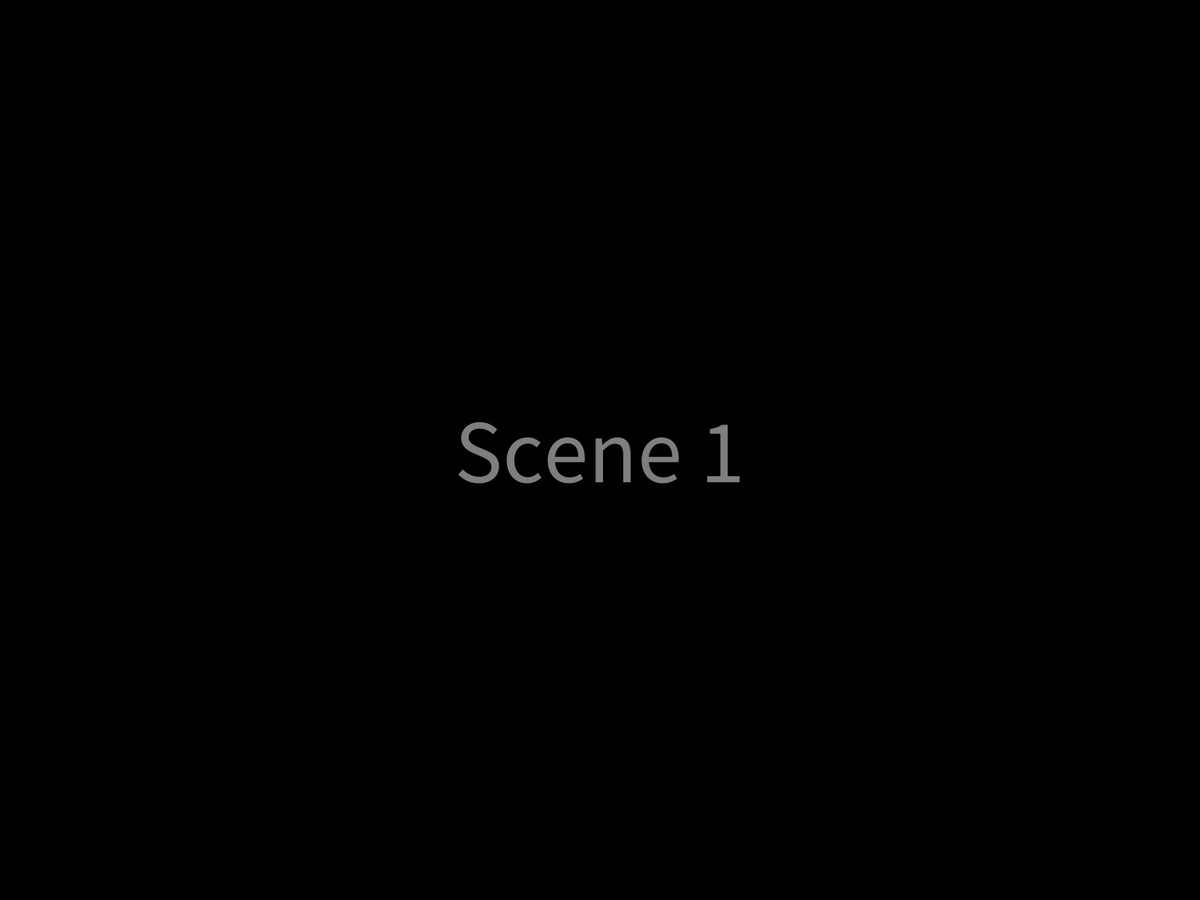
Frame 1 (no input)
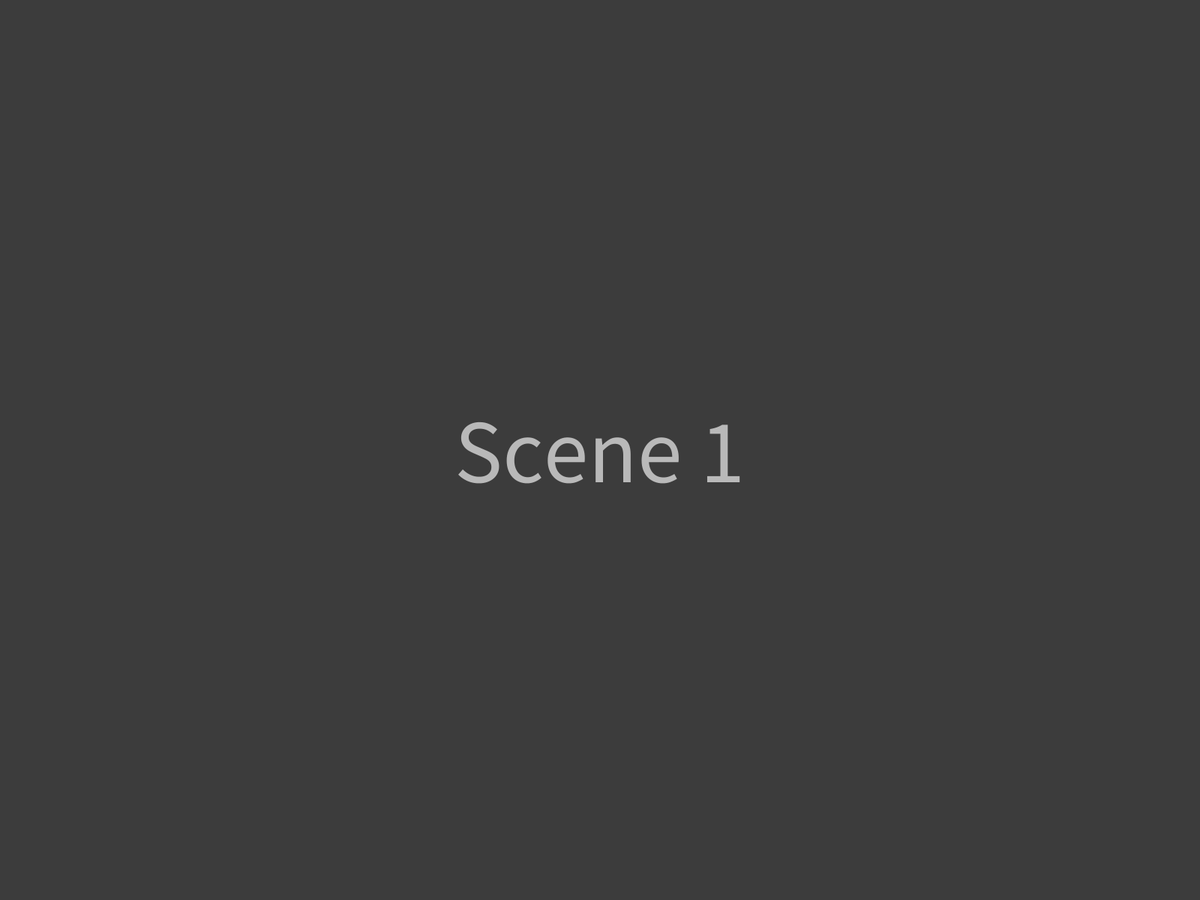
Frame 60 (the mouse pressed at the canvas centre just before this capture)
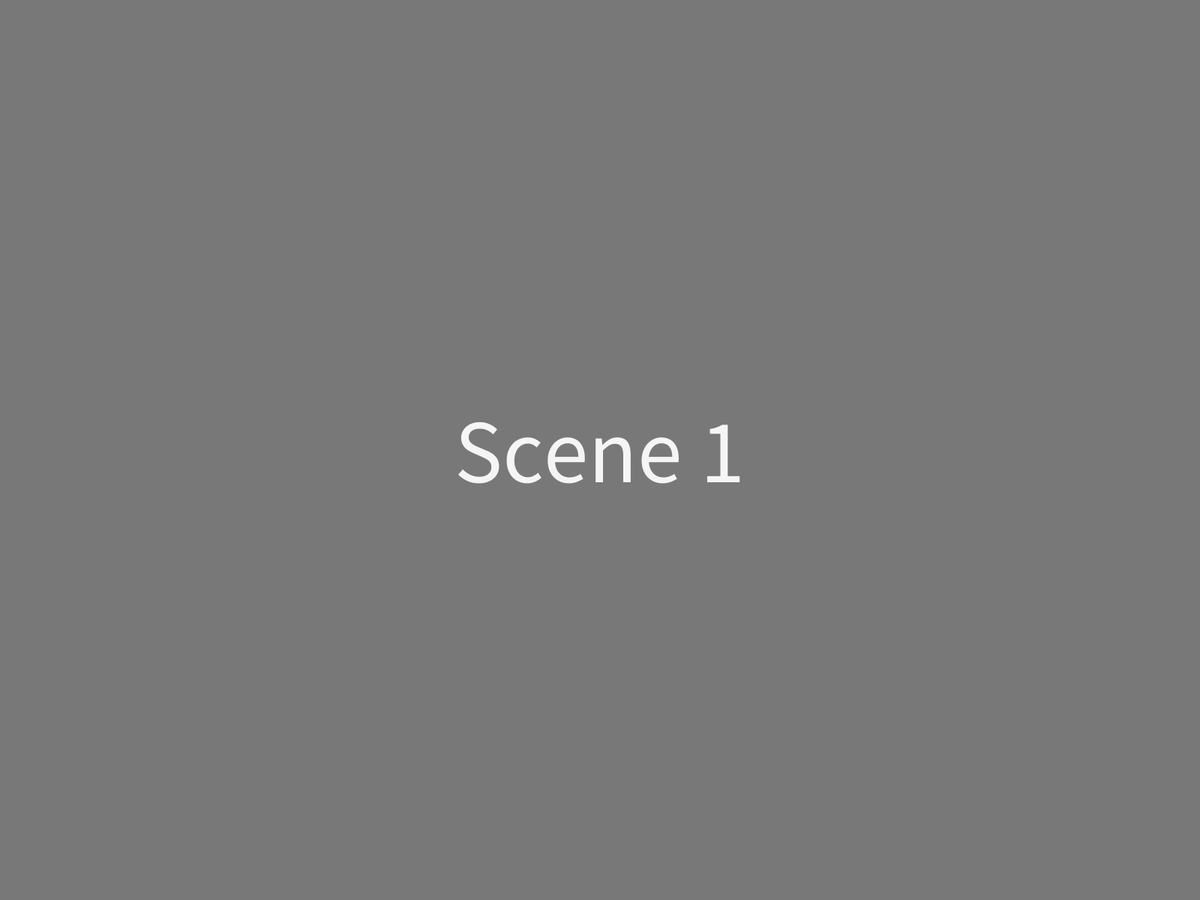
Frame 120 (the mouse held since frame 60 and released just before this capture)

The Processing sketch that drew these frames (run headless with seeded random() and noise(); from frame 60 on, the mouse is pressed at the canvas centre):

// Processing sketch: AudioVisualProduction
// ── AudioVisualProduction.pde
/*
 * Audio Visual Production Program.
 * Skeleton written by Bryce Summers on 1/19/2016.
 * Project Ignite. Artistic Programming group.
 *
 * Purpose: This code provides a general framework for creating a bunch of proccessing
 *          sketches and playing them one after another.
 *
 *          This should allow wonderful people to experiment making sketches and enable them to 
 *          perform them together like a real time computer generated movie.
 *
 * Note: The Escape key is used to exit the program. You might have to click on the window before it registers though.
 */

Scene[] scenes;
int[] durations;
int current_scene_index;

void setup()
{
  fullScreen();
  textSize(height/10);
  
  current_scene_index  = 0;
  int number_of_scenes = 10;
  int DEFAULT_NUMBER_OF_FRAMES = 300; 
    
  scenes    = new Scene[number_of_scenes];
  durations = new int[number_of_scenes];
   
  // initialize all of the scenes and set how long they will run for.
  scenes[0] = new Scene1();  durations[0] = DEFAULT_NUMBER_OF_FRAMES; 
  scenes[1] = new Scene2();  durations[1] = DEFAULT_NUMBER_OF_FRAMES;
  scenes[2] = new Scene3();  durations[2] = DEFAULT_NUMBER_OF_FRAMES;
  scenes[3] = new Scene4();  durations[3] = DEFAULT_NUMBER_OF_FRAMES;
  scenes[4] = new Scene5();  durations[4] = DEFAULT_NUMBER_OF_FRAMES;
  scenes[5] = new Scene6();  durations[5] = DEFAULT_NUMBER_OF_FRAMES;
  scenes[6] = new Scene7();  durations[6] = DEFAULT_NUMBER_OF_FRAMES;
  scenes[7] = new Scene8();  durations[7] = DEFAULT_NUMBER_OF_FRAMES;
  scenes[8] = new Scene9();  durations[8] = DEFAULT_NUMBER_OF_FRAMES;
  scenes[9] = new Scene10(); durations[9] = DEFAULT_NUMBER_OF_FRAMES;
  
  
  for(int i = 0; i < number_of_scenes; i++)
  {
     scenes[i].setup(); 
  }
}

void draw()
{

  // Changes scenes when the current scene has been running for its duration.
  // The +1's are there just in case processing does special things when frameCount = 0;
  if(frameCount >= durations[current_scene_index] + 1)
  {
    current_scene_index++;
    frameCount = 1;
  }
  
  // Terminate the animation once all scenes have been run.
  if(current_scene_index >= scenes.length || current_scene_index >= durations.length)
  {
   noLoop();
   return;
  }
  
  // Stop if one of the scenes is not defined.
  if(scenes[current_scene_index] == null)
  {
   noLoop();
   return;
  }
  
  // Draw the current scene.
  scenes[current_scene_index].draw();
}
// ── S1.pde
// A particular scene used in the audio visual production.
class Scene1 implements Scene
{
  // -- Put variables here.
  String myName;
  
  // -- Setup stuff here.
  public void setup()
  {
    myName = "Scene 1";
  }
  
  // -- Draw stuff here.
  public void draw()
  {
    background(frameCount % 255);
    fill((frameCount + 125) % 255);
    textAlign(CENTER, CENTER);
    text(myName, width/2, height/2);
  }
  
  // -- Define useful functions here.
}
// ── S10.pde
// A particular scene used in the audio visual production.
class Scene10 implements Scene
{
  // -- Put variables here.
  String myName;
  
  // -- Setup stuff here.
  public void setup()
  {
    myName = "Scene 10";
  }
  
  // -- Draw stuff here.
  public void draw()
  {
    background(frameCount % 255);
    fill((frameCount + 125) % 255);
    textAlign(CENTER, CENTER);
    text(myName, width/2, height/2);
  }
  
  // -- Define useful functions here.
}
// ── S2.pde
// A particular scene used in the audio visual production.
class Scene2 implements Scene
{
  // -- Put variables here.
  String myName;
  
  // -- Setup stuff here.
  public void setup()
  {
    myName = "Scene 2";
  }
  
  // -- Draw stuff here.
  public void draw()
  {
    background(frameCount % 255);
    fill((frameCount + 125) % 255);
    textAlign(CENTER, CENTER);
    text(myName, width/2, height/2);
  }
  
  // -- Define useful functions here.
}
// ── S3.pde
// A particular scene used in the audio visual production.
class Scene3 implements Scene
{
  // -- Put variables here.
  String myName;
  
  // -- Setup stuff here.
  public void setup()
  {
    myName = "Scene 3";
  }
  
  // -- Draw stuff here.
  public void draw()
  {
    background(frameCount % 255);
    fill((frameCount + 125) % 255);
    textAlign(CENTER, CENTER);
    text(myName, width/2, height/2);
  }
  
  // -- Define useful functions here.
}
// ── S4.pde
// A particular scene used in the audio visual production.
class Scene4 implements Scene
{
  // -- Put variables here.
  String myName;
  
  // -- Setup stuff here.
  public void setup()
  {
    myName = "Scene 4";
  }
  
  // -- Draw stuff here.
  public void draw()
  {
    background(frameCount % 255);
    fill((frameCount + 125) % 255);
    textAlign(CENTER, CENTER);
    text(myName, width/2, height/2);
  }
  
  // -- Define useful functions here.
}
// ── S5.pde
// A particular scene used in the audio visual production.
class Scene5 implements Scene
{
  // -- Put variables here.
  String myName;
  
  // -- Setup stuff here.
  public void setup()
  {
    myName = "Scene 5";
  }
  
  // -- Draw stuff here.
  public void draw()
  {
    background(frameCount % 255);
    fill((frameCount + 125) % 255);
    textAlign(CENTER, CENTER);
    text(myName, width/2, height/2);
  }
  
  // -- Define useful functions here.
}
// ── S6.pde
// A particular scene used in the audio visual production.
class Scene6 implements Scene
{
  // -- Put variables here.
  String myName;
  
  // -- Setup stuff here.
  public void setup()
  {
    myName = "Scene 6";
  }
  
  // -- Draw stuff here.
  public void draw()
  {
    background(frameCount % 255);
    fill((frameCount + 125) % 255);
    textAlign(CENTER, CENTER);
    text(myName, width/2, height/2);
  }
  
  // -- Define useful functions here.
}
// ── S7.pde
// A particular scene used in the audio visual production.
class Scene7 implements Scene
{
  // -- Put variables here.
  String myName;
  
  // -- Setup stuff here.
  public void setup()
  {
    myName = "Scene 7";
  }
  
  // -- Draw stuff here.
  public void draw()
  {
    background(frameCount % 255);
    fill((frameCount + 125) % 255);
    textAlign(CENTER, CENTER);
    text(myName, width/2, height/2);
  }
  
  // -- Define useful functions here.
}
// ── S8.pde
// A particular scene used in the audio visual production.
class Scene8 implements Scene
{
  // -- Put variables here.
  String myName;
  
  // -- Setup stuff here.
  public void setup()
  {
    myName = "Scene 8";
  }
  
  // -- Draw stuff here.
  public void draw()
  {
    background(frameCount % 255);
    fill((frameCount + 125) % 255);
    textAlign(CENTER, CENTER);
    text(myName, width/2, height/2);
  }
  
  // -- Define useful functions here.
}
// ── S9.pde
// A particular scene used in the audio visual production.
class Scene9 implements Scene
{
  // -- Put variables here.
  String myName;
  
  // -- Setup stuff here.
  public void setup()
  {
    myName = "Scene 9";
  }
  
  // -- Draw stuff here.
  public void draw()
  {
    background(frameCount % 255);
    fill((frameCount + 125) % 255);
    textAlign(CENTER, CENTER);
    text(myName, width/2, height/2);
  }
  
  // -- Define useful functions here.
}
// ── Scene.pde
abstract interface Scene
{
  public void setup();
  public void draw();
}
